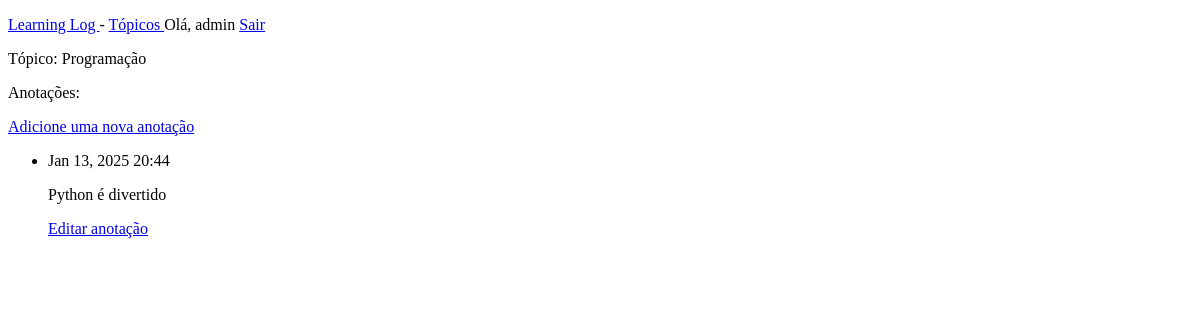
/topics/3/ (signed in), run on an earlier commit of the app's database.
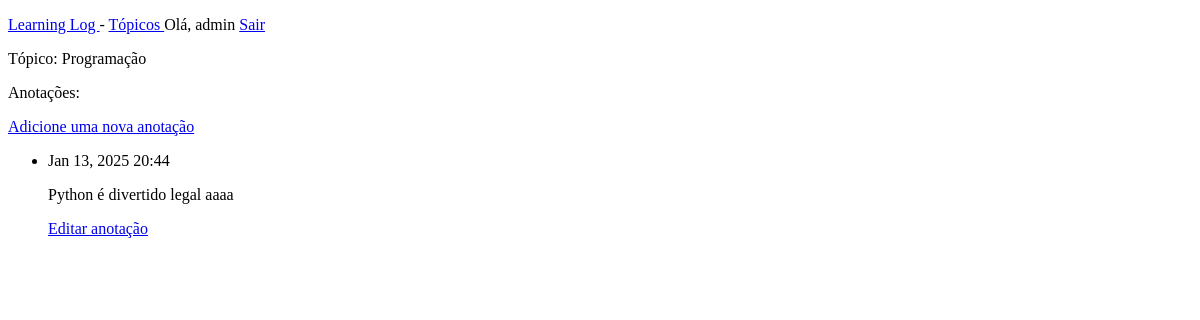
And on a later commit of the database.
### learning_logs/models.py (models this page shows, shortened)
class Entry(models.Model):
    topic = models.ForeignKey(Topic, on_delete=models.CASCADE)
    text = models.TextField()
    date_added = models.DateTimeField(auto_now_add=True)
    class Meta:
        verbose_name_plural = "entries" # ajustar o plurar da palavra entry

### learning_logs/views.py (the view)
# urls.py: path("topics/<topic_id>/", views.topic, name="topic"),
@login_required
def topic(request,topic_id):
    topic = Topic.objects.get(id = topic_id)
    entries = topic.entry_set.order_by("-date_added")
    context = {"topic": topic, "entries": entries}
    return render(request, "learning_logs/topic.html", context)

### learning_logs/models.py (called while the page is built)
    def __str__(self):
        return self.text

### learning_logs/templates/learning_logs/topic.html (shortened to what this page needs)
<!DOCTYPE html>
<html lang="pt-br">
<head>
</head>
<body>
    {% extends "learning_logs/base.html" %}
    {%block content%}
    <p>Tópico: {{topic}}</p>
    <p>Anotações:</p>
    <p>
        <a href="{% url 'new_entry' topic.id %}">Adicione uma nova anotação</a>
    </p>
    <ul>
        {%for entry in entries%}
        <li>
            <p>{{entry.date_added | date:'M d, Y H:i'}}</p>
            <p>{{entry.text | linebreaks}}</p>
            <p>
                <a href="{% url 'edit_entry' entry.id %}">Editar anotação</a>
            </p>
        </li>
        {%empty%}
        <li>
            Não há registros.
        </li>
        {%endfor%}
    </ul>
    {%endblock content%}

What changed in the data, as far as the page shows it:
changed Entry: text "Python é divertido" → "Python é divertido legal aaaa"
